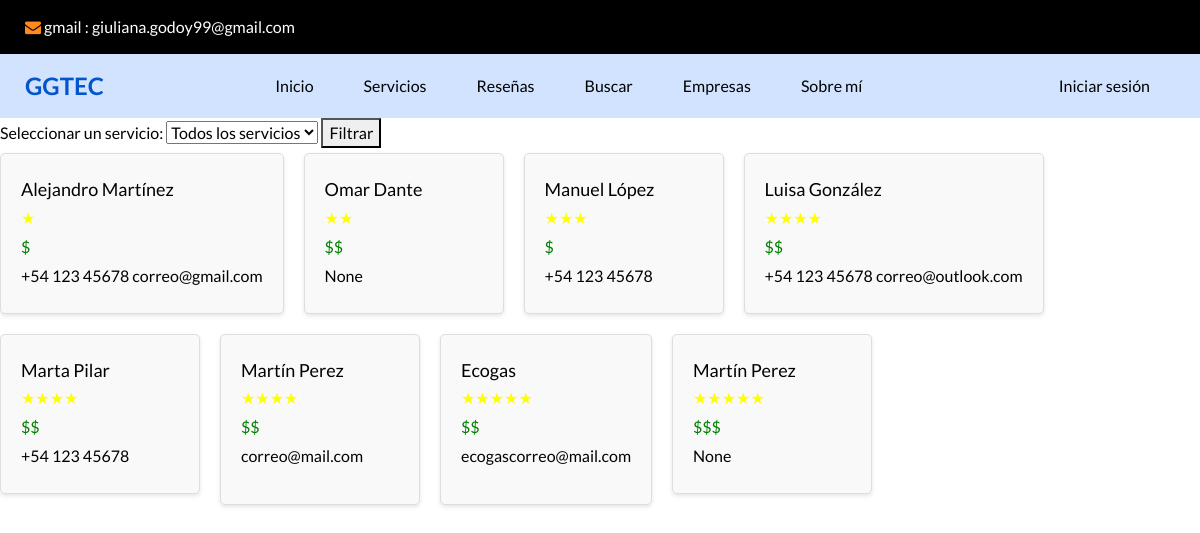
/filtrar, run on the app's committed database.
### GGTec/models.py (models this page shows, shortened)
class Empleado(models.Model):
    name = models.CharField(verbose_name="Empleado/s o Empresa", max_length=50)
    description = models.TextField(verbose_name="Desempeño")
    servicio = models.ForeignKey(Servicio, verbose_name="Servicios", on_delete=models.CASCADE, null=False)
    trabajos = models.ManyToManyField(Trabajo, verbose_name="Trabajos")
    VALORACION = [
        (1, "Deficiente"),
        (2, "A mejorar"),
        (3, "Aceptable"),
        (4, "Bueno"),
        (5, "Excelente"),
    ]
    valoracion = models.PositiveSmallIntegerField(choices=VALORACION)
    COSTO = [
        (1, "$"),
        (2, "$$"),
        (3, "$$$"),
    ]
    costo = models.PositiveSmallIntegerField(choices=COSTO,null=True)
    contacto = models.TextField(verbose_name="Contacto",null=True)
    image = models.ImageField(upload_to="valoraciones", null=True, blank=True, verbose_name="Trabajos realizados")
    created = models.DateTimeField(auto_now_add=True)
    updated = models.DateTimeField(auto_now=True)
    class Meta:
        verbose_name = "Empleado"
        verbose_name_plural = "Empleados"
    @admin.display(ordering="valoracion")
    def estrellas(self):
        stars = "★"*self.valoracion
        return format_html(f"<span style='color:yellow;'>{stars}</span>")
    @admin.display(ordering="costo")
    def precio(self):
        pesos="$"*self.costo
        return format_html(f"<span style='color:green;'>{pesos}</span>")

### GGTec/views.py (the view)
# urls.py: path('filtrar', FiltrarEmpleados.as_view(), name = "Buscar"),
class FiltrarEmpleados(ListView):
    model = Empleado
    template_name = 'ggtec/lista_empleados.html'
    def get_queryset(self):
        servicio_id = self.request.GET.get('servicio')
        empleados = Empleado.objects.all()
        if servicio_id:
            empleados = empleados.filter(servicio_id=servicio_id)
        empleados = empleados.order_by('valoracion','costo')
        return empleados
        self.object_list = empleados
    def get_context_data(self, **kwargs):
        contexto = super().get_context_data(**kwargs)
        contexto['servicios'] = Servicio.objects.all()
        return contexto

### GGTec/templates/GGTec/lista_empleados.html (shortened to what this page needs)
{% extends "ggtec/base.html" %}
{% load static %}
{% block content %}
<form method="get">
    <label for="servicio">Seleccionar un servicio:</label>
    <select name="servicio" id="servicio">
        <option value="">Todos los servicios</option>
    </select>
    <button type="submit">Filtrar</button>
</form>
<ul class="employee-list">
    {% for empleado in object_list %}
        <li>
            <div class="employee-box">
                <h3>{{ empleado.name }}</h3>
                <p class="stars">{{ empleado.estrellas }}</p>
                <p class="price">{{ empleado.precio }}</p>
                <p class="empl">{{ empleado.contacto|safe }}</p>
            </div>
        </li>
    {% endfor %}
</ul>
{% endblock %}

### GGTec/static/ggtec/css/style.css (style rules this page uses)
body { font-family: 'Lato', sans-serif; color: #040000; }

### GGTec/static/ggtec/css/styles.css (style rules this page uses)
.employee-list { list-style: none; padding: 0; display: flex; flex-wrap: wrap; gap: 20px; }
.employee-box { border: 1px solid #ddd; padding: 20px; background-color: #f9f9f9; box-shadow: 0 2px 4px rgba(0, 0, 0, 0.1); border-radius: 5px; flex: 1; min-width: 200px; }
h3 { font-size: 18px; margin: 5px 0; }
.stars { color: yellow; font-size: 16px; margin: 5px 0; }
.price { color: green; font-size: 16px; margin: 5px 0; }
.empl { color: black; font-size: 16px; margin: 5px 0; }

### data on the page
Empleado: name "Alejandro Martínez", estrellas "★", precio "$", contacto "+54 123 45678 correo@gmail.com"
Empleado: name "Omar Dante", estrellas "★★", precio "$$", contacto "None"
Empleado: name "Manuel López", estrellas "★★★", precio "$", contacto "+54 123 45678"
Empleado: name "Luisa González", estrellas "★★★★", precio "$$", contacto "+54 123 45678 correo@outlook.com"
Empleado: name "Marta Pilar", estrellas "★★★★", precio "$$", contacto "+54 123 45678"
Empleado: name "Martín Perez", estrellas "★★★★", precio "$$", contacto "correo@mail.com"
Empleado: name "Ecogas", estrellas "★★★★★", precio "$$", contacto "ecogascorreo@mail.com"
Empleado: name "Martín Perez", estrellas "★★★★★", precio "$$$", contacto "None"
